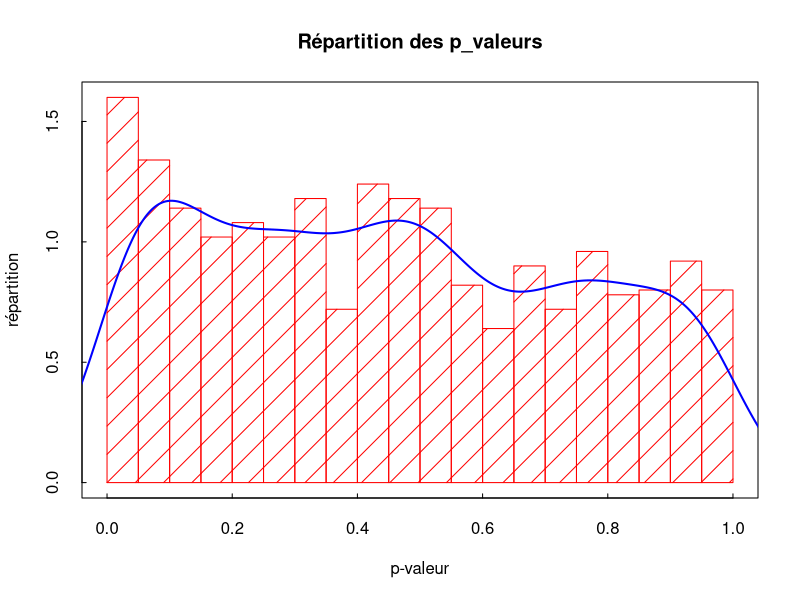
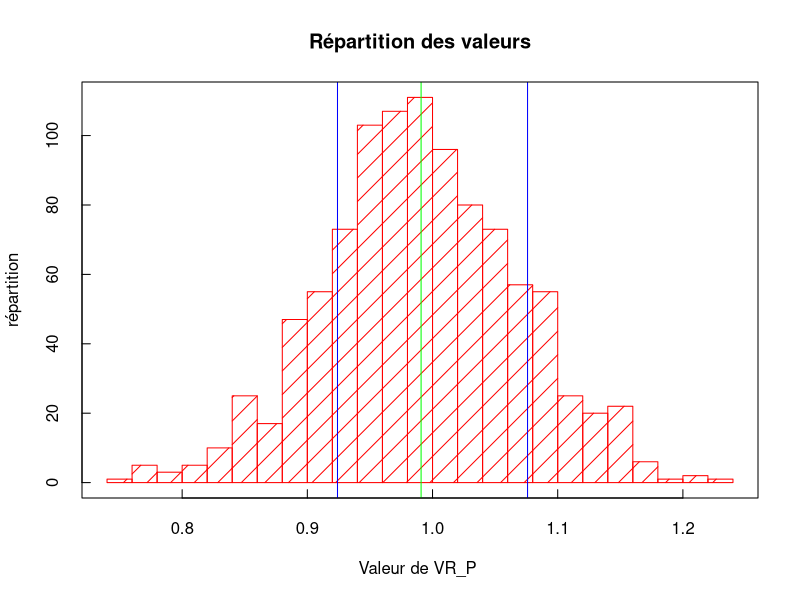
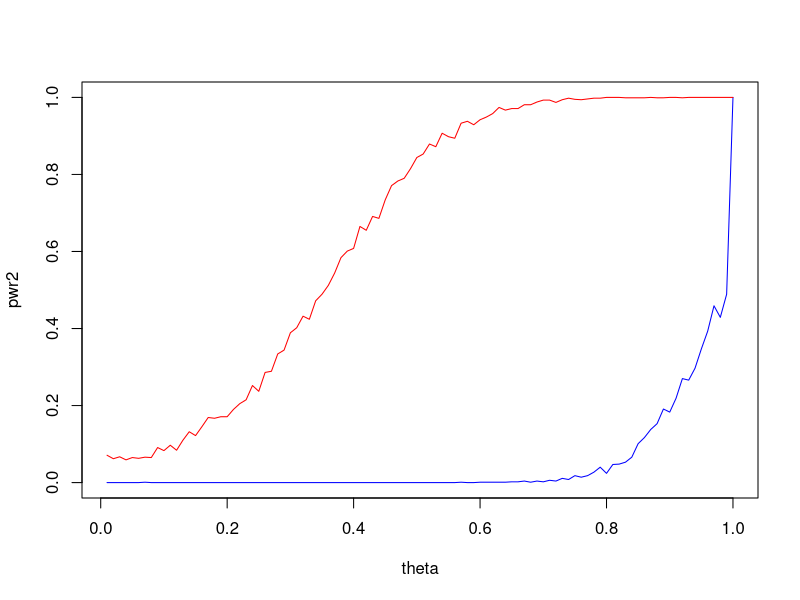

These figures' R source, in order: (Note: this script raises an error after producing the figures.)
## ---- chunk 1
rm(list=ls()) # Removes all existing variables

## ---- chunk 2
Sample = read.table("Economic_Scenarios_1000_Simu.csv",sep=";",header=FALSE) # This command returns an object of the class data.frame
 # For our purpose it is better to convert it into a matrix
n1 = dim(Sample)[1] # Number of rows
p1 = dim(Sample)[2] # Number of columns

X1_char = Sample[3:n1,7:p1] 
tab_X_1 = as.matrix(X1_char)

#pour la premiere simulation 

L=c()
for (i in 1:(floor(n1/4))){
  L=append(L,4*i)
}

IMMO=tab_X_1[L,]
EQUITY= tab_X_1[(L-1),]
INFL=tab_X_1[L-2,]
VALN=tab_X_1[L-3,]

## ---- chunk 3
 #on actualise les données 

IMMO_act=IMMO*VALN
EQUITY_act = EQUITY*VALN 
INFL_act = INFL*VALN

DtSt_IMMO=IMMO*VALN #on actualise les données 
Dt_1St_1_IMMO=DtSt_IMMO[,1:(dim(DtSt_IMMO)[2]-1)]
Y_IMMO=DtSt_IMMO[,2:dim(DtSt_IMMO)[2]]-Dt_1St_1_IMMO

DtSt_EQUITY=EQUITY_act #on actualise les données 
Dt_1St_1_EQUITY=DtSt_EQUITY[,1:(dim(DtSt_EQUITY)[2]-1)]
Y_EQUITY=DtSt_EQUITY[,2:dim(DtSt_EQUITY)[2]]-Dt_1St_1_EQUITY


DtSt_INFL=INFL*VALN #on actualise les données 
Dt_1St_1_INFL=DtSt_INFL[,1:(dim(DtSt_INFL)[2]-1)]
Y_INFL=DtSt_INFL[,2:dim(DtSt_INFL)[2]]-Dt_1St_1_INFL


## ---- chunk 4

mean((IMMO_act[1,] - mean(IMMO_act[1,]))^2)

## ---- chunk 5


########################### Calcul de QP #########################

Qp= function(Sample, p) {
  n=dim(Sample)[1] #n =1000
  d=dim(Sample)[2] # d = 50

  Qp = c()
  
  for (i in 1:n) {
    
    Y_barre = mean(Sample[i,])
    #gamma_0 = mean((Sample[i,]-Y_barre)^2)
    gamma_0 = mean((Sample[i,])^2)
    Qp_i = 0
    
    for (j in 1:p){
      #gamma_j = mean((Sample[i,(1+j):d]-Y_barre)*(Sample[i,1:(d-j)]-Y_barre))
      gamma_j = mean((Sample[i,(1+j):d])*(Sample[i,1:(d-j)]))
      rho_j = gamma_j/gamma_0
      Qp_i = Qp_i + d*(rho_j^2)
    }
    Qp = append(Qp, Qp_i)
    
  }
  return(Qp)

}

#print(Qp(IMMO_act,3))


########################### Calcul de QP* #########################

Qpstar = function(Sample, p) {
  n=dim(Sample)[1] #n =1000
  d=dim(Sample)[2] # d = 50

  Qpstar = c()
  
  for (i in 1:n) {
    
    Y_barre = mean(Sample[i,])
    gamma_0 = mean((Sample[i,]-Y_barre)^2)
    Qpstar_i = 0
    
    for (j in 1:p){
      gamma_j = mean((Sample[i,(1+j):d]-Y_barre)*(Sample[i,1:(d-j)]-Y_barre))
      
      rho_j = gamma_j/gamma_0
      
      tau_j = sum((Sample[i,(1+j):d]-Y_barre)^2*(Sample[i,1:(d-j)])^2) /(gamma_0^2)
      Qpstar_i = Qpstar_i + d*(rho_j^2)
    }
    Qpstar = append(Qpstar, Qpstar_i)
  }
  return(Qpstar)

}

########################### Calcul de VRp #########################

VRP= function(Sample, p) {
  n=dim(Sample)[1] #n =1000
  d=dim(Sample)[2] # d = 50

  VRP = c()
  
  for (i in 1:n) {
    Y_barre = mean(Sample[i,])
    gamma_0 = mean((Sample[i,]-Y_barre)^2)
    
    
    for (j in 1:(p-1)){
      gamma_j = mean((Sample[i,(1+j):d]-Y_barre)*(Sample[i,1:(d-j)]-Y_barre))
      rho_j = gamma_j/gamma_0
      VRP_i = 1 + 2*(1-(j/p))*rho_j

      }
    VRP = append(VRP, VRP_i)
    
  }
  return(VRP)

}






## ---- chunk 6

Graph = function(Sample,p){
  Qp = Qpstar(Sample,p)
  Y=c()
  for(t in 1:length(Qp)){
    p_value= 1-pchisq(Qp[t],df=p)
    Y=append(Y,p_value)
  }
  #X=c(1:length(Qp))
  
  #plot(X,Y)
  #abline(h=min(Y), col="blue")
  #abline(h=max(Y), col="blue")
  #abline(h=mean(Y), col="red")
  hist(Y,breaks=20,col="red",density=5,xlab="p-valeur",ylab="répartition",main=" Répartition des p_valeurs ",tck=0.01, freq = FALSE)
    # breaks : nombre de barres
    # density : barres vides (0) ou hachurées
    # tck = 0.01 : longueur des graduations
    # xlab & ylab : titre de l'axe des abscisses et ordonnées
    # main : titre de l'histogramme
    # col : couleur des barres - pour mettre d'autres couleurs
    # Le paramètre freq = FALSE ou freq = F permet d'afficher la fréquence que représente chaque catégorie.
  box() # encadre l'histogramme
  densite <- density(Y) # estimer la densité que représente ces différentes valeurs
  lines(densite, col = "blue",lwd=2) # Superposer une ligne de densité à l'histogramme
  
  print(paste0(" min(p_valeur)  = ", min(Y)))
  print(paste0(" max(p_valeur) = ",max(Y)))
  print(paste0(" mean(p_valeur) ",mean(Y)))
  print( "--------------")
  for(alpha in c(0.1,0.05,0.01)){
    
    print(paste0(" alpha = ",alpha))
    print(paste0(" On rejette l'hypothèse nulle ,",length(Y[Y<=alpha])))
    print( "--------------")   
  }
  
  
}
Graph(Y_IMMO,2)



## ---- chunk 7

p=4
VR_P=VRP(Y_IMMO,p)
X=c(1:length(VR_P))
print(paste0(" alpha = ",0.05))
a= 1-qnorm(0.975,mean=0,sd = 1)*sqrt(2*(p-1)/(p*length(VR_P)))
b= 1+qnorm(0.975,mean=0,sd = 1)*sqrt(2*(p-1)/(p*length(VR_P)))
#plot(X,VR_P)
hist(VR_P,breaks=20,col="red",density=6,xlab="Valeur de VR_P ",ylab="répartition",main=" Répartition des valeurs ",tck=0.02)
abline(v=a,col="blue")
abline(v=b,col="blue")
abline(v=mean(VR_P),col="green")
box()
mean(VR_P)

## ---- chunk 8
n=1000 #nombre de simulations
t_max=50
c=0
sigma = 5
p=4

simultheta = function(theta, t_max) {
  simul = c(c/(1-theta))
  bruit = rnorm(t_max, c, sigma^2)
  for (i in (1:t_max)) {
    X_i = theta*simul[i-1] + bruit[i]
    simul = append(simul, X_i)
  }
  return(t(matrix(simul)))
}

N_simul = function(theta, t_max, N){
  mat = matrix(0, ncol=t_max, nrow=N)
  for (i in 1:N){
    mat[i,] = simultheta(theta, t_max)
  }
  return(mat)
}



sums = function(Sample, theta, t_max){
  n = (dim(Sample))[1]
  for (i in 1:n){
   Sample[i,]= cumsum(Sample[i,])
  }
  sum = matrix(0, ncol=1, nrow = t_max)
  ak= c(0)
  bk= c(sigma**2)
  for (j in (1:t_max)){
    sum[j] = mean(Sample[,j])*sqrt(n/j)/sigma 
    
    
    
  }
  sum[1]=0
  return(sum)
}

 
## ---- chunk 9

graph_power = function(n){
  theta = seq(from = 0.01, to = 1, by = 0.01)
  pwr1 = c()
  pwr2 = c()
  for (thet in theta) {
    simul = N_simul(thet, t_max, n)
    Qps = Qp(simul, p)
    VRP_s = sqrt(p*t_max)*(VRP(simul, p )-1)/(sqrt(2*(p-1)))
    #sum = abs(sums(simul, thet, t_max))
    #print(sum)
    occ1 = length(Qps[Qps>qchisq(0.95,p)])/n
    #occ2 = length(sum[sum>qnorm(0.975)])/n #comparaison avec le test utilisé par le milliman
    occ2 = length(VRP_s[abs(VRP_s)>qnorm(0.975)])/n # comparaison avec le test VRP 
    
    pwr1 = append(pwr1, occ1)
    pwr2 = append(pwr2, occ2)
    
    
  }
  plot(theta, pwr2, col = "blue", type = "l")
  lines(theta, pwr1, col="red")
  #abline(h=min(pwr), col="green")
  print(min(pwr2))
}

## ---- chunk 10
graph_power(1000)
## ---- chunk 11
list = matrix(c(0.5,0.5,0.5))
print(sum(list^2))
n=1000 #nombre de simulations
t_max=50
c=0
sigma = 1
p=4
k = length(list)
sigma^2/(1-sum(list^2))
simul = c(rnorm(k, mean = 0, sd = sigma^2/(1-sum(list^2))))
simul
bruit = rnorm(t_max, c, sigma^2)
list*simul[(1):(k)]

x_i = sum(list*simul[(1):(k)]) + bruit[k+1]
simul = append(simul, x_i)

length(simultheta2(list, 50))
## ---- chunk 12
n=1000 #nombre de simulations
t_max=50
c=0
sigma = 1
p=4
#k=4

simultheta2 = function(list , t_max) {
  k = dim(list)[1]
  simul = c(rnorm(k, mean = 0, sd = sqrt(sigma^2/(1-sum(list^2)))))
  bruit = rnorm(t_max, c, sigma^2)
  for (i in ((k+1):t_max)) {
    #print(k)
    X_i = sum(list*simul[(i-k):(i-1)]) + bruit[i]
    simul = append(simul, X_i)
  }
  return(t(matrix(simul)))
}
N_simul = function(list, t_max, N){
  mat = matrix(0, ncol=t_max, nrow=N)
  for (i in 1:N){
    mat[i,] = simultheta2(list, t_max)
  }
  return(mat)
}

## ---- chunk 13
graph_power2 = function(n){
  theta = seq(from = 0.01, to = 1, by = 0.01)
  pwr1 = c()
  pwr2 = c()
  for (thet in theta) {
    #list = matrix(theta, nrow=1, ncol = k)
    list = matrix(c(0,0,0,0,0,0,0,0,thet))
    simul = N_simul(list, t_max, n)
    Qps = Qp(simul, p)
    
    #list2 = matrix(c(thet, thet,thet,thet))
    #simul2 = N_simul(list2, t_max, n)
    #Qps2 = Qp(simul2, p)
    #sum = abs(sums(simul, thet, t_max))
    #print(theta)
    occ1 = length(Qps[Qps>qchisq(0.95,p)])/n
    #occ2 = length(Qps[Qps2>qchisq(0.95,p)])/n
    #occ2 = length(sum[sum>qnorm(0.975)])/n
    pwr1 = append(pwr1, occ1)
    #pwr2 = append(pwr2, occ2)
    
  }
  plot(theta, pwr1, col="red",type = "l")
  #lines(theta, pwr2, col="blue")
  #abline(h=min(pwr), col="green")
  #print(min(pwr))
}
## ---- chunk 14
graph_power2(1000)
## ---- chunk 15

########################### Calcul de QP sur les colonnes #########################

Qpcol= function(Sample, p) {
  n=dim(Sample)[1] #n =1000
  d=dim(Sample)[2] # d = 50

 #valeur de t
  Qp = c()
  
  
  for (t in (p+1):(d)){
    Qp_t = 0
    Y_barre_t = mean(Sample[,t])
    gamma_0 = mean((Sample[,t]-Y_barre_t)^2)
    for (j in 1:p) {
    
      Y_barre_tmoinsj = mean(Sample[,t-j])
      
      gamma_j = mean((Sample[,t]-Y_barre_t)*(Sample[,(t-j)]-Y_barre_tmoinsj))
      
      rho_j = gamma_j/gamma_0
      
      #print(rho_j^2)  
      Qp_t = Qp_t + n*(rho_j^2)
    }
    Qp = append(Qp, Qp_t)
  }
  return(Qp)

}
## ---- chunk 16

Graph = function(Sample,p){
  Qp = Qpcol(Sample,p)
  print(Qp)
  Y=c()
  for(t in 1:length(Qp)){
    p_value= 1-pchisq(Qp[t],df=p)
    Y=append(Y,p_value)
  }
  #X=c(1:length(Qp))
  
  #plot(X,Y)
  #abline(h=min(Y), col="blue")
  #abline(h=max(Y), col="blue")
  #abline(h=mean(Y), col="red")
  hist(Y,breaks=20,col="red",density=5,xlab="p-valeur",ylab="répartition",main=" Répartition des p_valeurs ",tck=0.01)
    # breaks : nombre de barres
    # density : barres vides (0) ou hachurées
    # tck = 0.01 : longueur des graduations
    # xlab & ylab : titre de l'axe des abscisses et ordonnées
    # main : titre de l'histogramme
    # col : couleur des barres - pour mettre d'autres couleurs
    # Le paramètre freq = FALSE ou freq = F permet d'afficher la fréquence que représente chaque catégorie.
  box() # encadre l'histogramme
  #densite <- density(Y) # estimer la densité que représente ces différentes valeurs
  #lines(densite, col = "blue",lwd=2) # Superposer une ligne de densité à l'histogramme
  
  print(paste0(" min(p_valeur)  = ", min(Y)))
  print(paste0(" max(p_valeur) = ",max(Y)))
  print(paste0(" mean(p_valeur) ",mean(Y)))
  print( "--------------")
  for(alpha in c(0.1,0.05,0.01)){
    
    print(paste0(" alpha = ",alpha))
    print(paste0(" On rejette l'hypothèse nulle ,",length(Y[Y<=alpha])))
    print( "--------------")   
  }
  
  
}
Graph(Y_IMMO,4)

## ---- chunk 17
2**2
